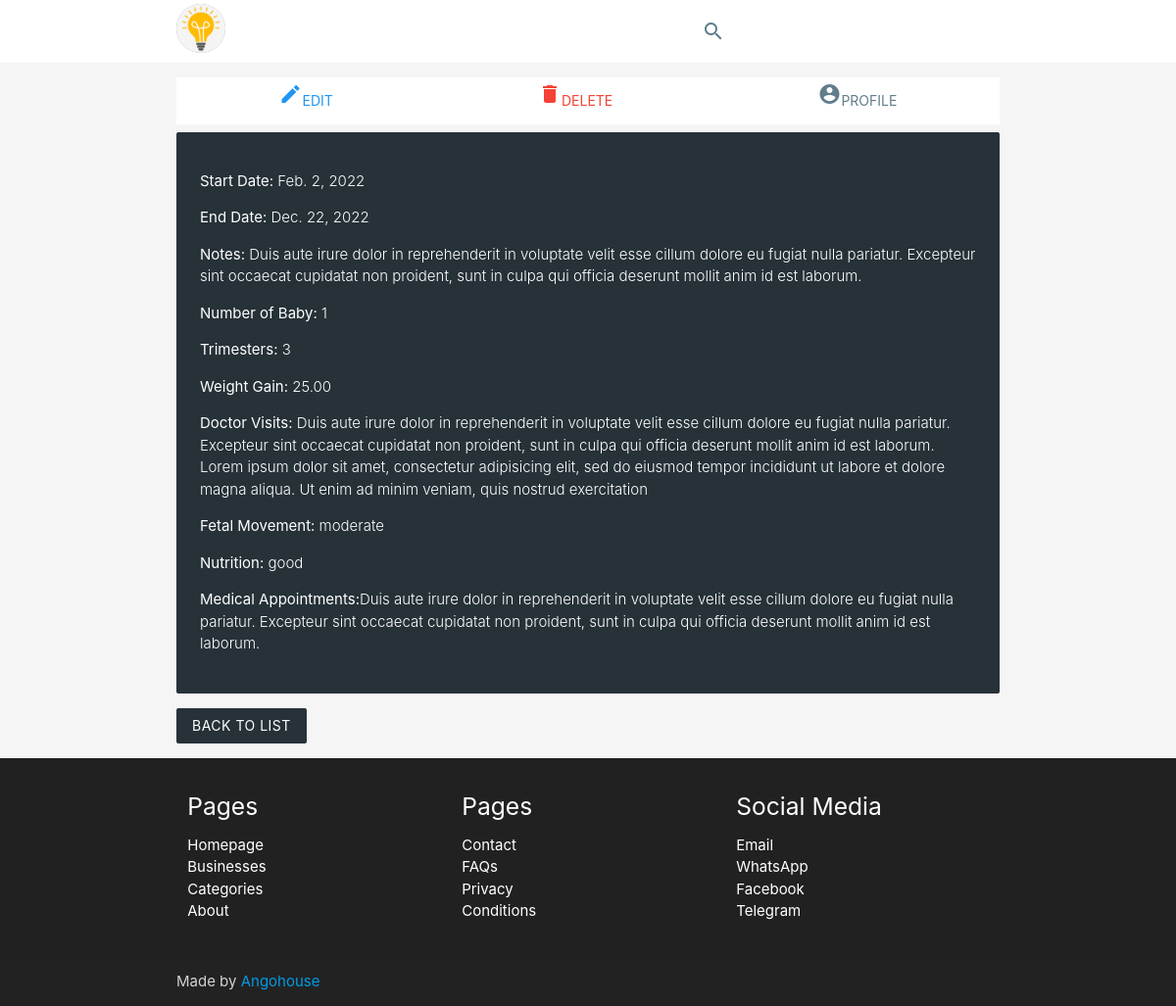
The page /pregnancy-detail/3/ on the database its author committed.
### blog/models.py (models this page shows, shortened)
class EventModel(models.Model):
	start_date = models.DateField()
	end_date = models.DateField(blank=True, null=True)
	notes = models.TextField(blank=True)

class Pregnancy(EventModel):
	author = models.ForeignKey(User, on_delete=models.CASCADE)
	baby_count = models.PositiveSmallIntegerField()
	trimesters = models.PositiveSmallIntegerField()
	weight_gain = models.DecimalField(max_digits=5, decimal_places=2)
	doctor_visits = models.TextField(blank=True)
	fetal_movement = models.CharField(max_length=20, choices=[
		("none", "None"),
		("mild", "Mild"),
		("moderate", "Moderate"),
		("strong", "Strong")])
	nutrition = models.CharField(max_length=50, choices=[
		("good", "Good"),
		("fair", "Fair"),
		("poor", "Poor")])
	medical_appointments = models.TextField(blank=True)

### blog/views.py (the view)
# urls.py: path('pregnancy-detail/<str:pk>/', pregnancy_detail_view, name='pregnancy_detail'),
def pregnancy_detail_view(request, pk):
	obj = get_object_or_404(Pregnancy, id=pk)
	context = {
		'title':'Pregnancy Details',
		'obj':obj
	}
	return render(request, 'blog/pregnancy_detail.html', context)

### blog/templates/blog/pregnancy_detail.html
{% extends 'blog/base.html' %}
{% block content %}
<div class="container">
  <ul class="tabs tabs-fixed-width tabs-swipe-demo">
    <li class="tab col s3"><a class="blue-text" href="{% url 'pregnancy_update' obj.id %}"><i class="material-icons">edit</i>Edit</a></li>
    <li class="tab col s3"><a class="red-text" href="{% url 'pregnancy_delete' obj.id %}"><i class="material-icons">delete</i>Delete</a></li>
    <li class="tab col s3"><a class="blue-grey-text" href="#"><i class="material-icons">account_circle</i>Profile</a></li>
  </ul>
  <div class="col s12 m8 l8 xl8">
    <div class="card-panel z-depth-0 blue-grey darken-4 white-text">
      <div class="card-content">
        <p class="light"><b>Start Date:</b> {{obj.start_date|date}}</p>
        <p class="light"><b>End Date:</b> {{obj.end_date|date}}</p>
        <p class="light"><b>Notes:</b> {{obj.notes|capfirst}}</p>
        <p class="light"><b>Number of Baby:</b> {{obj.baby_count}}</p>
        <p class="light"><b>Trimesters:</b> {{obj.trimesters}}</p>
        <p class="light"><b>Weight Gain:</b> {{obj.weight_gain}}</p>
        <p class="light"><b>Doctor Visits:</b> {{obj.doctor_visits}}</p>
        <p class="light"><b>Fetal Movement:</b> {{obj.fetal_movement}}</p>
        <p class="light"><b>Nutrition:</b> {{obj.nutrition}}</p>
        <p class="light"><b>Medical Appointments:</b>{{obj.medical_appointments}}</p>
      </div>
    </div>
    <a href="{% url 'pregnancy_list' %}" class="btn waves-effect waves-light z-depth-0 blue-grey darken-4">Back to List</a>
  </div>
</div>
{% endblock %}

### blog/templates/blog/base.html (shortened to what this page needs)
{% load static %}
<!DOCTYPE html>
<html lang="en">
<head>
    <link href="{% static 'blog/css/materialize.css' %}" type="text/css" rel="stylesheet" media="screen,projection"/>
    <link rel="stylesheet" type="text/css" href="{% static 'blog/css/customs.css' %}" media="screen,projection">
</head>
<body class="grey lighten-4">
    {% include 'blog/navbar.html' %}
    <div class="section scrollspy">
        {% block content %}{% endblock %}
    </div>
    {% include 'blog/footer.html' %}
  </body>
</html>

### blog/templates/blog/navbar.html (shortened to what this page needs)
{% load static %}
<nav class="white z-depth-0" role="navigation">
  <div class="nav-wrapper container z-depth-0">
    <a id="logo-container" href="{% url 'homepage_list' %}" class="brand-logo teal-text">
      <img class="circle grey" src="{% static 'blog/images/favicon.png' %}" height="50" style="margin-top: 4px;">
    </a>
    <ul class="right hide-on-med-and-down">
      <li><a href="#modal1" data-target="modal1" class="modal-trigger blue-grey-text"><i class="material-icons">search</i></a></li>
      <li><a href="{% url 'homepage_list' %}">Homepage</a></li>
      {% if request.user.is_authenticated %}
        <li><a href="#">Logout</a></li>
      {% else %}
        <li><a href="{% url 'homepage_list' %}">Login</a></li>
        <li><a href="{% url 'homepage_list' %}">Register</a></li>
      {% endif %}
    </ul>
  </div>
</nav>

### blog/templates/blog/footer.html
{% load static %}
<footer class="page-footer grey darken-4">
  <div class="container">
    <div class="row">
      <div class="col s12 m3 l4 xl4">
        <h5 class="white-text">Pages</h5>
        <ul>
          <li><a class="white-text" href="{% url 'homepage_list' %}">Homepage</a></li>
          <li><a class="white-text" href="{% url 'homepage_list' %}">Businesses</a></li>
          <li><a class="white-text" href="{% url 'homepage_list' %}">Categories</a></li>
          <li><a class="white-text" href="{% url 'homepage_list' %}">About</a></li>
        </ul>
      </div>
      <div class="col s12 m3 l4 xl4">
        <h5 class="white-text">Pages</h5>
        <ul>
          <li><a class="white-text" href="{% url 'homepage_list' %}">Contact</a></li>
          <li><a class="white-text" href="{% url 'homepage_list' %}">FAQs</a></li>
          <li><a class="white-text" href="{% url 'homepage_list' %}">Privacy</a></li>
          <li><a class="white-text" href="{% url 'homepage_list' %}">Conditions</a></li>
        </ul>
      </div>
      <div class="col s12 m3 l4 xl4">
        <h5 class="white-text">Social Media</h5>
        <ul>
          <li><a class="white-text" href="mailto:{{sm_data.email}}" target="_blank">Email</a></li>
          <li><a class="white-text" href="https://wa.me/{{sm_data.whatsapp}}" target="_blank">WhatsApp</a></li>
          <li><a class="white-text" href="{{sm_data.facebook}}" target="_blank">Facebook</a></li>
          <li><a class="white-text" href="{{sm_data.telegram}}" target="_blank">Telegram</a></li>
        </ul>
      </div>
    </div>
  </div>
  <div class="footer-copyright">
    <div class="container">Made by <a class="brand-logo text-lighten-3" href="{% url 'homepage_list' %}">Angohouse</a>
    </div>
  </div>
</footer>

### rows shown on the page
EventModel: start_date "Feb. 2, 2022", end_date "Dec. 22, 2022", notes "Duis aute irure dolor in reprehenderit in voluptate velit esse cillum dolore eu fugiat nulla pariatur. Excepteur sint occaecat cupidatat non proident, sunt in culpa qui officia deserunt mollit anim id est laborum."
Pregnancy: baby_count "1", trimesters "3", weight_gain "25.00", doctor_visits "Duis aute irure dolor in reprehenderit in voluptate velit esse cillum dolore eu fugiat nulla pariatur. Excepteur sint occaecat cupidatat non proident, sunt in culpa qui officia deserunt mollit anim id est laborum. Lorem ipsum dolor sit amet, consectetur adipisicing elit, sed do eiusmod tempor incididunt ut labore et dolore magna aliqua. Ut enim ad minim veniam, quis nostrud exercitation", fetal_movement "moderate", nutrition "good", medical_appointments "Duis aute irure dolor in reprehenderit in voluptate velit esse cillum dolore eu fugiat nulla pariatur. Excepteur sint occaecat cupidatat non proident, sunt in culpa qui officia deserunt mollit anim id est laborum."
